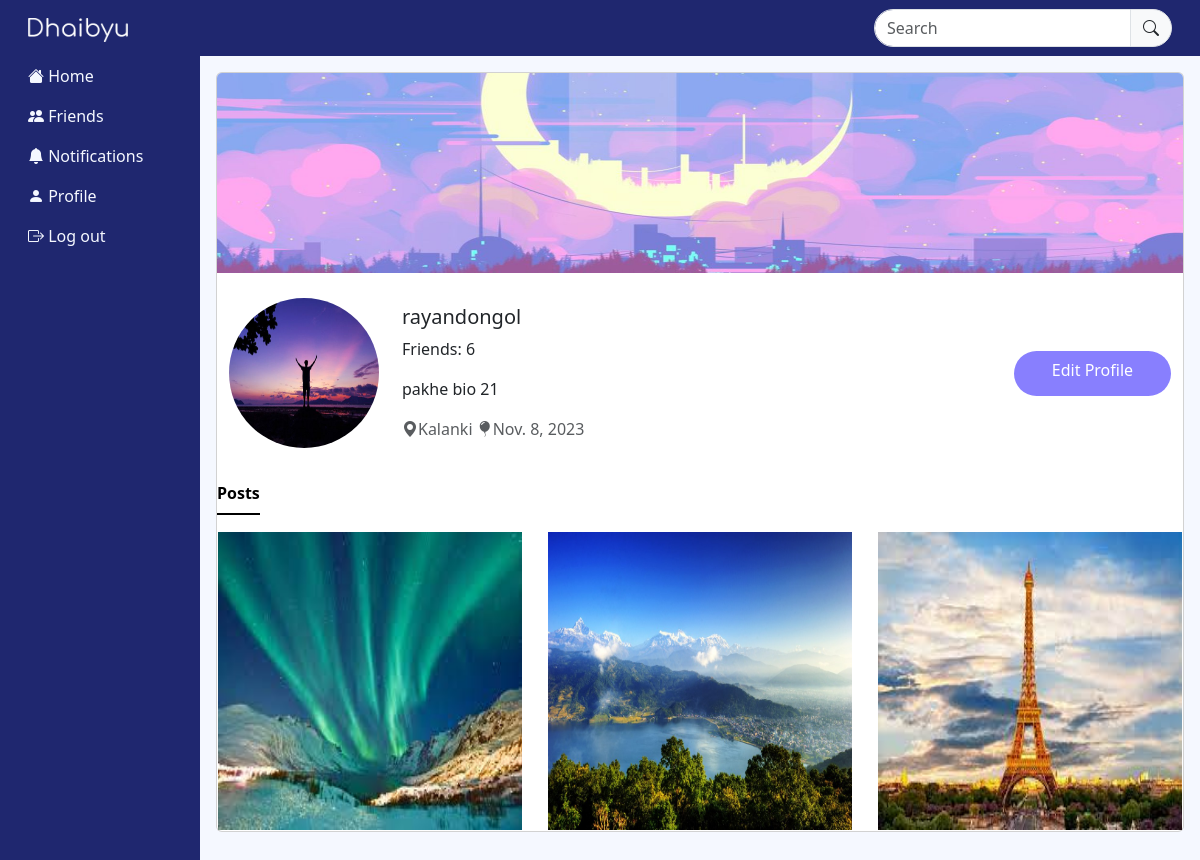
Screenshot of /profile/1 (signed in) with the database file from the repository.
### core/models.py (models this page shows, shortened)
class UserProfile(models.Model):
    user = models.OneToOneField(User, primary_key=True, verbose_name='user', related_name='profile', on_delete=models.CASCADE)
    username = models.CharField(max_length=200)
    first_name = models.CharField(max_length=30, null=True, blank=True)
    last_name = models.CharField(max_length=30, null=True, blank=True)
    bio = models.CharField(max_length=200, null=True, blank=True)
    email=models.CharField(max_length=200)
    phone = models.CharField(max_length=15, null=True, blank=True)
    profile_pic = models.ImageField(default="default_picture.png", upload_to='profile_pictures/',null=True, blank=True)
    banner_pic = models.ImageField(default="banner_default.png", upload_to='banner_pictures/',null=True, blank=True)
    address = models.CharField(max_length=50, null=True, blank=True)
    dob = models.DateField(max_length=200, null=True, blank=True)
    gender = models.CharField(max_length=10, choices=[('male', 'Male'), ('female', 'Female'), ('other', 'Other')])
    friends = models.ManyToManyField(User, blank=True, related_name='friends')

class Post(models.Model):
    body = models.TextField()
    post_pic = models.ImageField(upload_to='uploads/')
    created_on = models.DateTimeField(default=timezone.now)
    author = models.ForeignKey(User, on_delete=models.CASCADE)
    likes = models.ManyToManyField(User, blank=True, related_name='Likes')
    like_count = models.BigIntegerField(default='0')

### core/views.py (the view)
# urls.py: path('profile/<int:pk>', views.ProfilePageView.as_view(), name="profile"),
class ProfilePageView(View):
    def get(self, request, pk, *args, **kwargs):
        profile = UserProfile.objects.get(pk=pk)
        user = profile.user
        posts = Post.objects.filter(author=user).order_by('-created_on')
        friends = profile.friends.all()
        no_of_friends = len(friends)
        if (no_of_friends) == 0:
            is_friend = False
        for friend in friends:
            if friend == request.user:
                is_friend = True
                break
            else:
                is_friend = False
        context = {
            'user': user,
            'profile': profile,
            'posts': posts,
            'no_of_friends': no_of_friends,
            'is_friend': is_friend,
        }
        return render(request, 'core/profile.html', context)

### templates/core/profile.html (shortened to what this page needs)
{% extends 'core/base.html' %}
{% load static %}
{% load crispy_forms_tags %}
{% block content %}
<div class="col p-3">
    <div class="card mb-3">
        <img src="{{ profile.banner_pic.url }}" class="card-img-top banner" alt="">
        <div class="container-xxl mt-3 mb-3">
            <div class="row g-0 align-items-center">
                <div class="col-md-2">
                    <img src="{{ profile.profile_pic.url }}" class="profile_picture" alt="">
                </div>
                <div class="col-md-8">
                    <div class="card-body">
                        <h5 class="card-title">{{ profile.username }}</h5>
                        <p class="card-text">Friends: {{ no_of_friends }}</p>
                        {% if profile.bio %}
                        <p class="card-text">{{ profile.bio }}</p>
                        {% endif %}
                        {% if profile.address %}
                        <span class="card-text text-body-secondary"><i class="bi bi-geo-alt-fill"></i>{{ profile.address }}</span>
                        {% endif %}
                        {% if profile.dob %}
                        <span class="card-text text-body-secondary"><i class="bi bi-balloon-fill"></i>{{ profile.dob }}</span>
                        {% endif %}
                    </div>
                </div>
                <div class="col-md-2">
                    {% if request.user == user %}
                        <a href="{% url 'profile-edit' profile.pk %}" type="button" class="btn edit-profile-btn">Edit Profile</a>
                    {% endif %}
                </div>
            </div>
        </div>
        <div class="row">
            <div class="col">
                <ul class="nav nav-underline" style="margin-bottom: 16px;">
                    <li class="nav-item">
                        <span class="nav-link active">Posts</span>
                    </li>
                </ul>
            </div>
        </div>
        <div class="row">
            {% for post in posts %}
            <div class="col-4">
                <div class="post-thumbnail">
                    <a href="{% url 'post_detail' post.pk %}" type="button" class="btn post-thumbnail-btn">
                        <img src="{{ post.post_pic.url }}" alt="">
                    </a>
                </div>
            </div>
            {% endfor %}
        </div>
    </div>
    {% endblock content %}

### static/css/styles.css (style rules this page uses)
* { text-decoration: none; margin: 0; padding: 0; box-sizing: border-box; }
body { background-color: #F5F8FF; }
.profile_picture { position: relative; width: 150px; height: 150px; overflow: hidden; border-radius: 50%; }
.banner { display: inline-block; position: relative; width: 100%; height: 200px; overflow: hidden; }
.edit-profile-btn { border-radius: 30px; background-color: #887ffe; color: white; width: 100%; height: 45px; }
.post-thumbnail { position: relative; width: auto; height: 300px; overflow: hidden; }
.post-thumbnail img { width: 100%; height: 100%; }
.post-thumbnail-btn { width: 100%; height: 100%; padding: 0px; }

### rows the page displays
UserProfile: banner_pic (picture), profile_pic (picture), username "rayandongol", bio "pakhe bio 21", address "Kalanki", dob "Nov. 8, 2023"
Post: post_pic (picture)
Post: post_pic (picture)
Post: post_pic (picture)

### other values shown
{{ no_of_friends }} "6"
